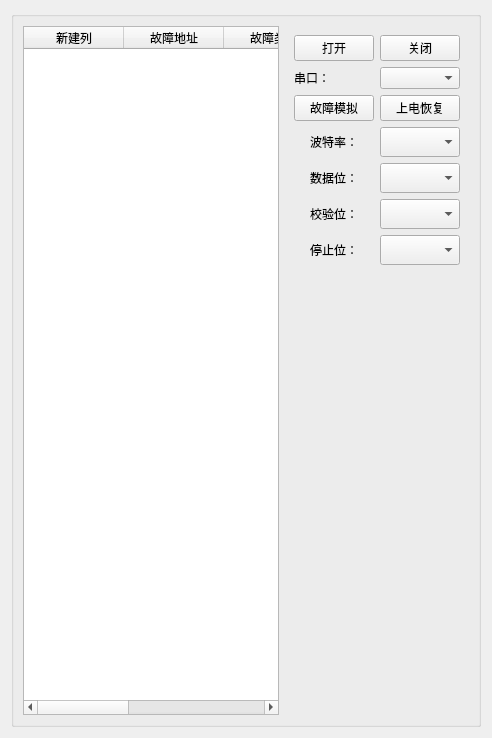
      <widget class="QWidget" name="tab_3">
       <attribute name="title">
        <string>故障检测</string>
       </attribute>
       <layout class="QGridLayout" name="gridLayout_29">
        <item row="0" column="0">
         <widget class="QGroupBox" name="groupBox_23">
          <property name="title">
           <string/>
          </property>
          <layout class="QGridLayout" name="gridLayout_24">
           <item row="0" column="1">
            <widget class="QWidget" name="widget_4" native="true">
             <layout class="QGridLayout" name="gridLayout_27">
              <item row="0" column="0">
               <layout class="QGridLayout" name="gridLayout_21">
                <item row="0" column="0">
                 <widget class="QPushButton" name="btOpen">
                  <property name="text">
                   <string>打开</string>
                  </property>
                 </widget>
                </item>
                <item row="0" column="1">
                 <widget class="QPushButton" name="btclose">
                  <property name="text">
                   <string>关闭</string>
                  </property>
                 </widget>
                </item>
                <item row="1" column="0">
                 <widget class="QLabel" name="label_70">
                  <property name="text">
                   <string>串口：</string>
                  </property>
                 </widget>
                </item>
                <item row="1" column="1">
                 <widget class="QComboBox" name="comportname"/>
                </item>
                <item row="2" column="0">
                 <widget class="QPushButton" name="btfaultsimulation">
                  <property name="text">
                   <string>故障模拟</string>
                  </property>
                 </widget>
                </item>
                <item row="2" column="1">
                 <widget class="QPushButton" name="btpowerrecovery">
                  <property name="text">
                   <string>上电恢复</string>
                  </property>
                 </widget>
                </item>
               </layout>
              </item>
              <item row="1" column="0">
               <layout class="QGridLayout" name="gridLayout_28">
                <item row="0" column="0">
                 <widget class="QLabel" name="label_66">
                  <property name="text">
                   <string>波特率：</string>
                  </property>
                  <property name="alignment">
                   <set>Qt::AlignCenter</set>
                  </property>
                 </widget>
                </item>
                <item row="0" column="1">
                 <widget class="QComboBox" name="comboBox_btl2">
                  <property name="minimumSize">
                   <size>
                    <width>0</width>
                    <height>30</height>
                   </size>
                  </property>
                 </widget>
                </item>
                <item row="1" column="0">
                 <widget class="QLabel" name="label_67">
                  <property name="text">
                   <string>数据位：</string>
                  </property>
                  <property name="alignment">
                   <set>Qt::AlignCenter</set>
                  </property>
                 </widget>
                </item>
                <item row="1" column="1">
                 <widget class="QComboBox" name="comboBox_data2">
                  <property name="minimumSize">
                   <size>
                    <width>0</width>
                    <height>30</height>
                   </size>
                  </property>
                 </widget>
                </item>
                <item row="2" column="0">
                 <widget class="QLabel" name="label_68">
                  <property name="text">
                   <string>校验位：</string>
                  </property>
                  <property name="alignment">
                   <set>Qt::AlignCenter</set>
                  </property>
                 </widget>
                </item>
                <item row="2" column="1">
                 <widget class="QComboBox" name="comboBox_xiaoy2">
                  <property name="minimumSize">
                   <size>
                    <width>0</width>
                    <height>30</height>
                   </size>
                  </property>
                 </widget>
                </item>
                <item row="3" column="0">
                 <widget class="QLabel" name="label_69">
                  <property name="text">
                   <string>停止位：</string>
                  </property>
                  <property name="alignment">
                   <set>Qt::AlignCenter</set>
                  </property>
                 </widget>
                </item>
                <item row="3" column="1">
                 <widget class="QComboBox" name="comboBox_stop2">
                  <property name="minimumSize">
                   <size>
                    <width>0</width>
                    <height>30</height>
                   </size>
                  </property>
                 </widget>
                </item>
               </layout>
              </item>
             </layout>
            </widget>
           </item>
           <item row="0" column="0" rowspan="2">
            <widget class="QTableWidget" name="tab_FaultDisplay">
             <column>
              <property name="text">
               <string>新建列</string>
              </property>
             </column>
             <column>
              <property name="text">
               <string>故障地址</string>
              </property>
             </column>
             <column>
              <property name="text">
               <string>故障类型</string>
              </property>
             </column>
             <column>
              <property name="text">
               <string>故障状态</string>
              </property>
             </column>
             <column>
              <property name="text">
               <string>故障电流（A）</string>
              </property>
             </column>
            </widget>
           </item>
           <item row="1" column="1">
            <spacer name="verticalSpacer">
             <property name="orientation">
              <enum>Qt::Vertical</enum>
             </property>
             <property name="sizeHint" stdset="0">
              <size>
               <width>20</width>
               <height>441</height>
              </size>
             </property>
            </spacer>
           </item>
          </layout>
         </widget>
        </item>
       </layout>
      </widget>
